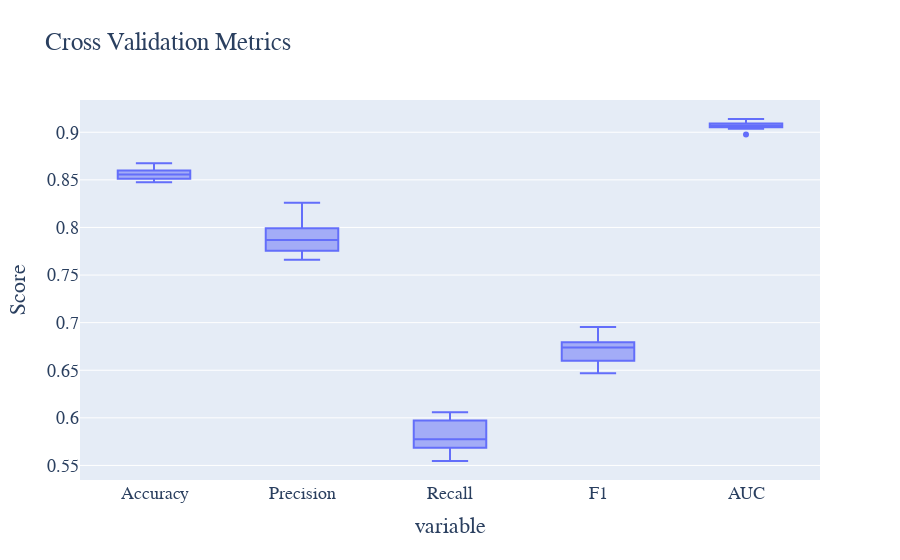

Here is the notebook cell this chart was saved with:
### Code cell
# 执行交叉验证
cv_results = cross_validate(lr_model, X_train, y_train, cv=10, scoring=['accuracy', 'precision', 'recall', 'f1', 'roc_auc'])

# 提取交叉验证结果
cv_accuracy = cv_results['test_accuracy']
cv_precision = cv_results['test_precision']
cv_recall = cv_results['test_recall']
cv_f1 = cv_results['test_f1']
cv_roc = cv_results['test_roc_auc']

# 绘制交叉验证结果的箱线图
cv_metrics_data = pd.DataFrame({
    'Accuracy': cv_accuracy,
    'Precision': cv_precision,
    'Recall': cv_recall,
    'F1': cv_f1,
    'AUC': cv_roc
})

# 绘制交叉验证结果的箱线图
fig = px.box(cv_metrics_data, title='Cross Validation Metrics')
fig.update_layout(
    yaxis_title='Score', showlegend=False,
    font=dict(family='Times New Roman', size=18)
)
fig.write_html('Image/4_6_5_5.html')
fig.show()

### Figure 1 — Plotly figure (JSON) as saved in the notebook; plotly's stock layout.template omitted (floating-point values rounded to 4 significant figures)
{"data": [{"alignmentgroup": "True", "hovertemplate": "variable=%{x}<br>value=%{y}<extra></extra>", "legendgroup": "", "marker": {"color": "#636efa"}, "name": "", "notched": false, "offsetgroup": "", "orientation": "v", "showlegend": false, "type": "box", "x": ["Accuracy", "Accuracy", "Accuracy", "Accuracy", "Accuracy", "Accuracy", "Accuracy", "Accuracy", "Accuracy", "Accuracy", "Precision", "Precision", "Precision", "Precision", "Precision", "Precision", "Precision", "Precision", "Precision", "Precision", "Recall", "Recall", "Recall", "Recall", "Recall", "Recall", "Recall", "Recall", "Recall", "Recall", "F1", "F1", "F1", "F1", "F1", "F1", "F1", "F1", "F1", "F1", "AUC", "AUC", "AUC", "AUC", "AUC", "AUC", "AUC", "AUC", "AUC", "AUC"], "x0": " ", "xaxis": "x", "y": [0.8511, 0.8477, 0.8574, 0.8474, 0.8581, 0.8598, 0.8524, 0.8675, 0.8611, 0.8541, 0.7756, 0.7761, 0.7993, 0.7706, 0.7873, 0.7979, 0.7864, 0.826, 0.8185, 0.766, 0.5752, 0.5547, 0.5787, 0.56, 0.5973, 0.5939, 0.5686, 0.6005, 0.5766, 0.6059, 0.6606, 0.647, 0.6713, 0.6486, 0.6793, 0.6809, 0.66, 0.6955, 0.6766, 0.6766, 0.9037, 0.8977, 0.9091, 0.9062, 0.9054, 0.9139, 0.9061, 0.9082, 0.9109, 0.9076], "y0": " ", "yaxis": "y"}], "layout": {"boxmode": "group", "font": {"family": "Times New Roman", "size": 18}, "legend": {"tracegroupgap": 0}, "showlegend": false, "title": {"text": "Cross Validation Metrics"}, "xaxis": {"anchor": "y", "domain": [0, 1], "title": {"text": "variable"}}, "yaxis": {"anchor": "x", "domain": [0, 1], "title": {"text": "Score"}}}}
